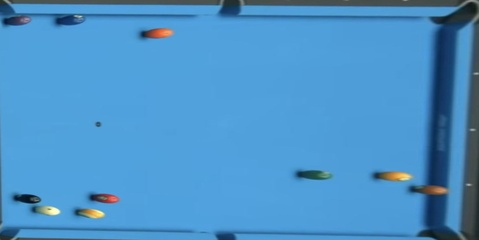
#> input picture deliever/output/top_view/106_png.rf.28ee53acf89d9e7f17b2fb26185597a0.jpg, 479 x 240 px, shrunk from 2478 x 1239 before the run
$ python -i main.py   (imports and definitions only)
#> lines starting #> are read from the running program, lines starting #| are printed output that depends on the picture; after the words box and inside, x2 and y2 are one past the last pixel; in counts of white or black regions, pixels touching at a corner belong together
#> further down, picture is the input picture: shape (240, 479, 3); mean B, G, R 200.3, 147.1, 75.5
import os
import sys
import json
import math
import argparse
import numpy as np
import cv2
from pathlib import Path
from collections import defaultdict, Counter


# =============================================================
# Ball label mappings
# =============================================================

BALL_LABEL_TO_NUMBER = {
    "cue": 0,
    "yellow_solid": 1,
    "blue_solid": 2,
    "red_solid": 3,
    "purple_solid": 4,
    "orange_solid": 5,
    "green_solid": 6,
    "maroon_solid": 7,
    "black": 8,
    "yellow_stripe": 9,
    "blue_stripe": 10,
    "red_stripe": 11,
    "purple_stripe": 12,
    "orange_stripe": 13,
    "green_stripe": 14,
    "maroon_stripe": 15,
}

REQUIRED_UNIQUE_LABELS = ["cue", "black"]
UNIQUE_PER_IMAGE = {"cue", "black"}

# =============================================================
# Optimized parameters (loaded from JSON, fallback hardcoded)
# =============================================================

OPTIMIZED_PARAMS = {
    "s1_artifact_black_ratio_min": 0.05000000,
    "s1_artifact_h_std_max": 5.00000000,
    "s1_artifact_score_penalty": -3.20000000,
    "s1_artifact_white_center_max": 0.02000000,
    "s1_black_black_ratio_min": 0.06000000,
    "s1_black_colour_ratio_min": 0.85000000,
    "s1_black_score_bonus": 2.00000000,
    "s1_black_v_std_min": 5.00000000,
    "s1_black_white_center_max": 0.04000000,
    "s1_cue_black_ratio_max": 0.00000000,
    "s1_cue_score_bonus": 3.00000000,
    "s1_cue_white_center_min": 0.65000000,
    "s1_cue_white_ratio_min": 0.10000000,
    "s1_dark_black_ratio_min": 0.20000000,
    "s1_dark_colour_ratio_min": 0.60000000,
    "s1_dark_score_bonus": 4.50000000,
    "s1_dark_v_std_min": 30.00000000,
    "s1_pos_colour_ratio_bonus": 0.10000000,
    "s1_pos_colour_ratio_min": 0.68000000,
    "s1_pos_h_std_good_bonus": 0.60000000,
    "s1_pos_h_std_good_min": 2.00000000,
    "s1_pos_h_std_vgood_bonus": 0.00000000,
    "s1_pos_h_std_vgood_min": 18.00000000,
    "s1_pos_v_std_good_bonus": 0.30000000,
    "s1_pos_v_std_good_min": 24.00000000,
    "s1_pos_v_std_vgood_bonus": 0.50000000,
    "s1_pos_v_std_vgood_min": 52.00000000,
    "s1_pos_white_center_bonus": 0.70000000,
    "s1_pos_white_center_min": 0.10000000,
    "s1_pos_white_ratio_bonus": 0.00000000,
    "s1_pos_white_ratio_min": 0.04000000,
    "s1_sus_black_ratio_pen": -0.50000000,
    "s1_sus_black_ratio_thr": 0.22000000,
    "s1_sus_center_minus_ring_pen": -0.40000000,
    "s1_sus_center_minus_ring_thr": 0.14000000,
    "s1_sus_h_std_low_penalty": -0.40000000,
    "s1_sus_h_std_low_thr": 10.00000000,
    "s1_sus_h_std_vlow_penalty": -1.20000000,
    "s1_sus_h_std_vlow_thr": 0.00000000,
    "s1_sus_sat_h_std_thr": 12.00000000,
    "s1_sus_sat_penalty": -0.80000000,
    "s1_sus_sat_thr": 205.00000000,
    "s1_sus_white_center_vlow_pen": -1.20000000,
    "s1_sus_white_center_vlow_thr": 0.01000000,
    "s1_sus_white_ratio_vlow_pen": -0.60000000,
    "s1_sus_white_ratio_vlow_thr": 0.01000000,
    "s1_suspect_score_thr": -0.80000000,
    "s1_uniform_black_ratio_max": 0.11000000,
    "s1_uniform_colour_ratio_min": 0.96000000,
    "s1_uniform_score_bonus": 1.00000000,
    "s1_uniform_v_std_min": 4.00000000,
    "s1_uniform_white_center_max": 0.03000000,
    "s1_uniform_white_ratio_max": 0.07000000,
    "s2_black_black_ratio_min": 0.14000000,
    "s2_black_v_median_max": 190.00000000,
    "s2_black_white_ratio_max": 0.16000000,
    "s2_blue_center": 105.00000000,
    "s2_blue_s_min": 125.00000000,
    "s2_blue_score_bias": 0.20000000,
    "s2_blue_tol": 12.00000000,
    "s2_blue_v_min": 110.00000000,
    "s2_chrom_colour_ratio_min": 0.55000000,
    "s2_chrom_s_min": 100.00000000,
    "s2_green_center": 76.00000000,
    "s2_green_s_min": 96.60000000,
    "s2_green_score_bias": -1.00000000,
    "s2_green_tol": 28.00000000,
    "s2_green_v_min": 70.70000000,
    "s2_manual_h_std_min": 1.00000000,
    "s2_manual_score_gap_min": 0.02000000,
    "s2_manual_unknown_penalty": 0.05000000,
    "s2_maroon_center": 17.00000000,
    "s2_maroon_s_min": 70.00000000,
    "s2_maroon_score_bias": 0.20000000,
    "s2_maroon_tol": 16.00000000,
    "s2_maroon_v_max": 150.00000000,
    "s2_orange_center": 12.00000000,
    "s2_orange_s_min": 85.00000000,
    "s2_orange_score_bias": 0.40000000,
    "s2_orange_tol": 8.00000000,
    "s2_orange_v_min": 180.00000000,
    "s2_purple_center": 113.00000000,
    "s2_purple_s_min": 55.00000000,
    "s2_purple_score_bias": 0.00000000,
    "s2_purple_tol": 21.00000000,
    "s2_purple_v_min": 85.00000000,
    "s2_red_center1": 8.00000000,
    "s2_red_center2": 175.00000000,
    "s2_red_s_min": 110.00000000,
    "s2_red_score_bias": -0.20000000,
    "s2_red_tol": 12.00000000,
    "s2_red_v_min": 135.00000000,
    "s2_white_black_ratio_max": 0.16000000,
    "s2_white_center_min": 0.10000000,
    "s2_white_center_ratio": 0.30000000,
    "s2_white_s_median_max": 80.00000000,
    "s2_white_v_p90_min": 210.00000000,
    "s2_white_white_ratio_min": 0.05000000,
    "s2_yellow_black_ratio_max": 0.00000000,
    "s2_yellow_center": 20.00000000,
    "s2_yellow_colour_ratio_min": 0.80000000,
    "s2_yellow_h_median_max": 100.00000000,
    "s2_yellow_s_min": 100.00000000,
    "s2_yellow_score_bias": -0.20000000,
    "s2_yellow_tol": 14.00000000,
    "s2_yellow_v_min": 120.00000000,
    "s2_yellow_white_ratio_hi": 0.26000000,
    "s2_yellow_white_ratio_lo": 0.35000000,
    "s3_center_ring_diff_coef": 1.60000000,
    "s3_purple_colour_ratio_thr": 0.76000000,
    "s3_purple_h_std_thr": 18.00000000,
    "s3_purple_solid_score": -3.50000000,
    "s3_purple_stripe_coef": 4.80000000,
    "s3_sigmoid_scale": 6.00000000,
    "s3_stripe_score_coef": 0,
    "s3_white_ratio_coef": 1.10000000,
    "s3_white_ratio_offset": 0.13000000,
    "s3_white_ratio_ring_thr": 0.01000000,
    "s4_strong_invalid_score_thr": -3.50000000,
    "s4_suspect_penalty": -1.50000000,
    "s4_w_base_conf": 0.60000000,
    "s4_w_final_conf": 3.00000000,
    "s4_w_type_conf": 0.30000000,
    "s4_w_validity_score": 0.80000000,
    "s4_weak_suspect_strength_thr": -1.00000000,
}

# =============================================================
# HSV colour range constants
# =============================================================

WHITE_LOW  = np.array([0,   0, 160], dtype=np.uint8)
WHITE_HIGH = np.array([179, 70, 255], dtype=np.uint8)
BLACK_LOW  = np.array([0,   0,   0], dtype=np.uint8)
BLACK_HIGH = np.array([179, 255, 55], dtype=np.uint8)

ROI_PAD = 2.0


# =============================================================
# Geometry helpers
# =============================================================

def order_corners(corners):
    """Order 4 corners as top-left, top-right, bottom-right, bottom-left."""
    corners = np.array(corners, dtype=np.float32)
    center  = corners.mean(axis=0)
    angles  = np.arctan2(corners[:, 1] - center[1], corners[:, 0] - center[0])
    order   = np.argsort(angles)
    corners = corners[order]
    # Rotate so top-left is first
    top_idx = np.argmin(corners[:, 0] + corners[:, 1])
    corners = np.roll(corners, -top_idx, axis=0)
    return corners


# =============================================================
# Stage 0a: table segmentation
# =============================================================

def segment_table(img):
    """Detect the billiard table cloth and return (mask, corners)."""
    hsv = cv2.cvtColor(img, cv2.COLOR_BGR2HSV)
#> hsv: shape (240, 479, 3); mean H, S, V 101.8, 157.6, 201

    blue_mask  = cv2.inRange(hsv, np.array([90,  80,  50]), np.array([130, 255, 255]))
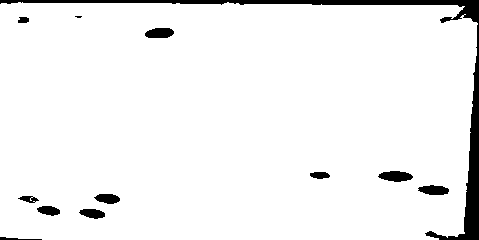
#> blue_mask: shape (240, 479); 94.9% white; 12 black regions (1 under 20 px), largest, box (x1, y1, x2, y2) and area: (0, 0, 479, 240) 4207, (378, 171, 413, 182) 279, (145, 28, 174, 38) 242
    green_mask = cv2.inRange(hsv, np.array([35,  80,  50]), np.array([ 85, 255, 255]))
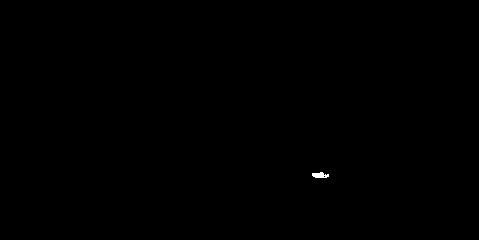
#> green_mask: shape (240, 479); 0.06% white; 1 white region, box (x1, y1, x2, y2) and area: (312, 172, 329, 178) 74
    mask = cv2.bitwise_or(blue_mask, green_mask)
#> mask: shape (240, 479); 95% white; 17 black regions (7 under 20 px)

    contours, _ = cv2.findContours(mask, cv2.RETR_EXTERNAL, cv2.CHAIN_APPROX_SIMPLE)
#> contours = 1 contour; box (x1, y1, x2, y2) and area: (0, 2, 478, 240) 109944
    if not contours:
        # Fallback: full image mask
        full = np.ones(img.shape[:2], dtype=np.uint8) * 255
        h, w = img.shape[:2]
        corners = np.array([[0, 0], [w, 0], [w, h], [0, h]], dtype=np.float32)
        return full, corners

    table_contour = max(contours, key=cv2.contourArea)
#> table_contour = contour of 183 points, box (x1, y1, x2, y2) (0, 2, 478, 240), area 109944
    epsilon = 0.02 * cv2.arcLength(table_contour, True)
#> epsilon = 30.57
    approx  = cv2.approxPolyDP(table_contour, epsilon, True)
#> approx = [[0, 4], [0, 236], [464, 233], [464, 6]]

    if len(approx) == 4:
        corners = approx.reshape(4, 2).astype(np.float32)
#> corners = [[0, 4], [0, 236], [464, 233], [464, 6]]
    else:
        rect    = cv2.minAreaRect(table_contour)
        corners = cv2.boxPoints(rect).astype(np.float32)

    corners    = order_corners(corners)
#> in order_corners, `center  = corners.mean(axis=0)`: center = [232, 119.8]
#> in order_corners, `angles  = np.arctan2(corners[:, 1] - center[1], corners[:, 0] - center..`: angles = [-2.68, 2.68, 0.454, -0.456]
#> in order_corners, `order   = np.argsort(angles)`: order = [0, 3, 2, 1]
#> in order_corners, `corners = corners[order]`: corners = [[0, 4], [464, 6], [464, 233], [0, 236]]
#> in order_corners, `top_idx = np.argmin(corners[:, 0] + corners[:, 1])`: top_idx = 0
#> corners = [[0, 4], [464, 6], [464, 233], [0, 236]]
    clean_mask = np.zeros(img.shape[:2], dtype=np.uint8)
    cv2.fillPoly(clean_mask, [corners.astype(np.int32)], 255)
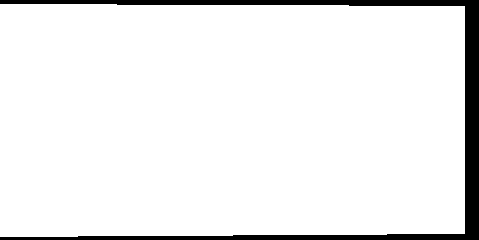
#> clean_mask: shape (240, 479); 93.2% white; 1 black region, box (x1, y1, x2, y2) and area: (0, 0, 479, 240) 7776

    return clean_mask, corners


# =============================================================
# Stage 0b: top-view warp
# =============================================================

# [326 lines left out: functions get_top_view, detect_balls, _build_inner_circle_mask, _compute_stripe_score, compute_patch_statistics, extract_ball_features and 1 more, not called in this run]


def circular_hue_diff(h1, h2):
    diff = abs(float(h1) - float(h2))
    return min(diff, 180.0 - diff)


# [603 lines left out: functions final_label_from_parts, predict_validity, apply_colour_rules, infer_ball_type_hint, score_colour_candidate, predict_base_colour and 10 more, not called in this run]

# [2 lines not run here, left out]

>>> import cv2
>>> picture = cv2.imread('output/top_view/106_png.rf.28ee53acf89d9e7f17b2fb26185597a0.jpg')
>>> result = segment_table(picture)

$ run again, on deliever/output/top_view/115_png.rf.ed51d53dd5c384b1f26a2b6ece52ad69.jpg
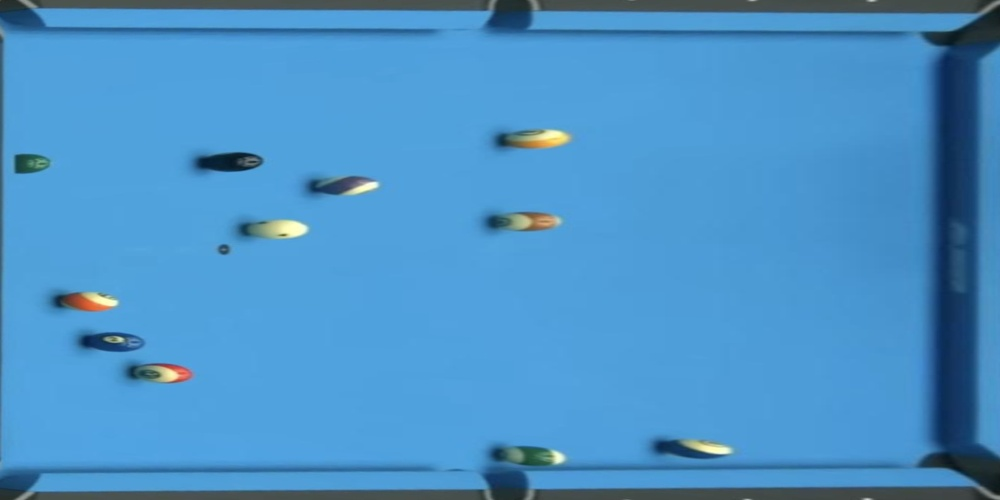
#> input picture deliever/output/top_view/115_png.rf.ed51d53dd5c384b1f26a2b6ece52ad69.jpg, 1000 x 500 px, shrunk from 2496 x 1248 before the run
#> picture is the input picture: shape (500, 1000, 3); mean B, G, R 199.9, 146.8, 74.8
#> hsv: shape (500, 1000, 3); mean H, S, V 101.6, 158.1, 200.5
#> in segment_table, `blue_mask  = cv2.inRange(hsv, np.array([90,  80,  50]), np.array([130,..`:
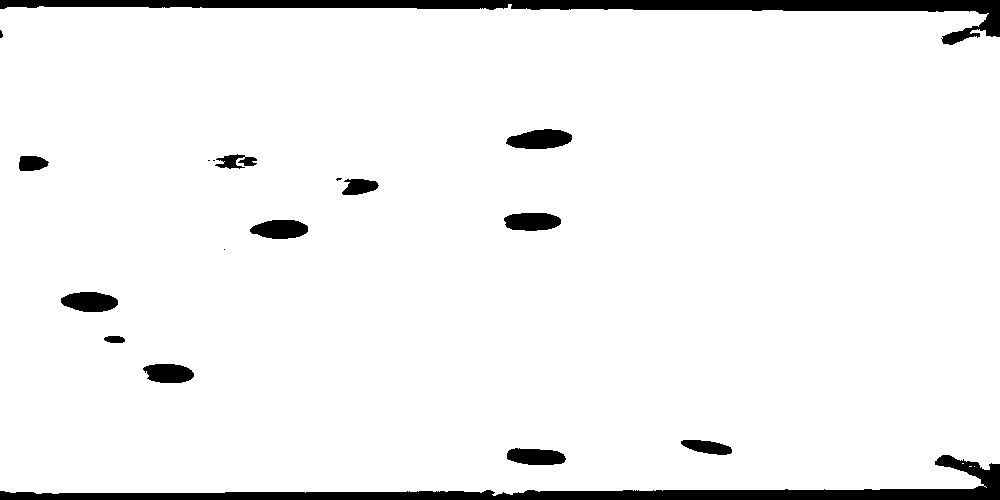
#> blue_mask: shape (500, 1000); 94.7% white; 18 black regions (5 under 20 px), largest, box (x1, y1, x2, y2) and area: (0, 0, 1000, 45) 9815, (0, 455, 1000, 500) 9708, (506, 129, 572, 149) 984
#> green_mask: shape (500, 1000); 0.15% white; 21 white regions (19 under 20 px), largest, box (x1, y1, x2, y2) and area: (514, 449, 553, 465) 404, (21, 157, 48, 171) 292
#> mask: shape (500, 1000); 94.9% white; 34 black regions (20 under 20 px)
#> contours = 4 contours, 3 with area under 20; largest, box (x1, y1, x2, y2) and area: (0, 4, 1000, 496) 478862
#> table_contour = contour of 398 points, box (x1, y1, x2, y2) (0, 4, 1000, 496), area 478862
#> epsilon = 65.61
#> approx = [[988, 13], [0, 9], [0, 490], [986, 487]]
#> center = [493.5, 249.8]
#> angles = [-0.447, -2.69, 2.69, 0.449]
#> order = [1, 0, 3, 2]
#> in order_corners, `corners = corners[order]`: corners = [[0, 9], [988, 13], [986, 487], [0, 490]]
#> top_idx = 0
#> in segment_table, `corners    = order_corners(corners)`: corners = [[0, 9], [988, 13], [986, 487], [0, 490]]
#> in segment_table, `cv2.fillPoly(clean_mask, [corners.astype(np.int32)], 255)`:
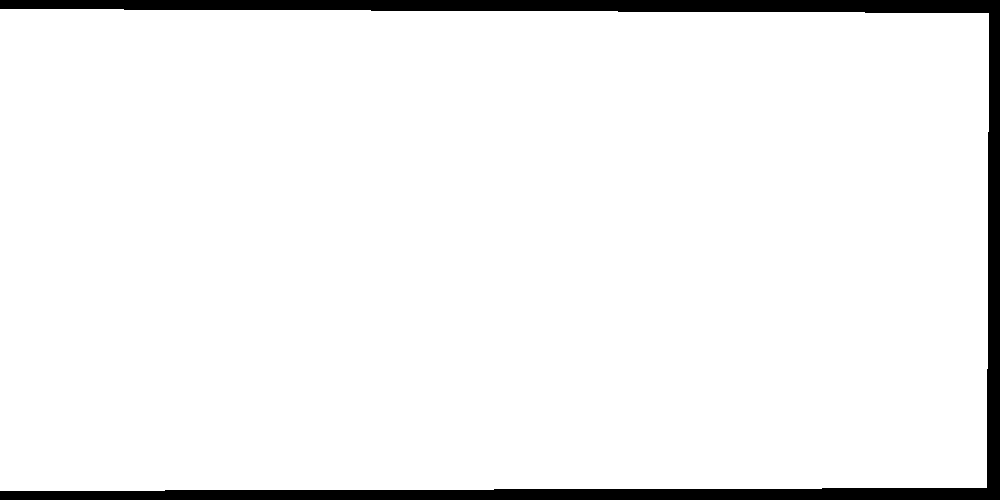
#> clean_mask: shape (500, 1000); 94.6% white; 1 black region, box (x1, y1, x2, y2) and area: (0, 0, 1000, 500) 27241

$ run again, on deliever/output/top_view/117_png.rf.8cc2251ee5c44b6bd3734b39795c7cc9.jpg
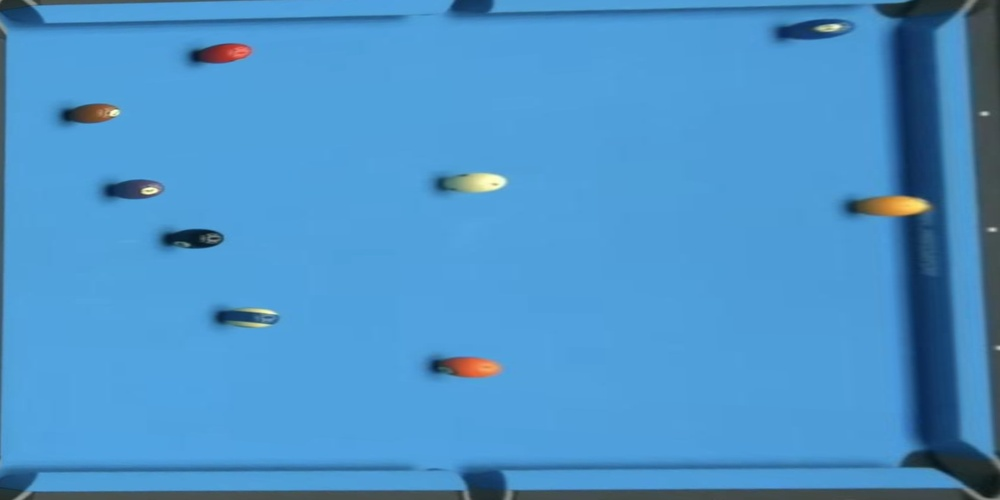
#> input picture deliever/output/top_view/117_png.rf.8cc2251ee5c44b6bd3734b39795c7cc9.jpg, 1000 x 500 px, shrunk from 2490 x 1245 before the run
#> picture is the input picture: shape (500, 1000, 3); mean B, G, R 201.8, 147.9, 75.6
#> hsv: shape (500, 1000, 3); mean H, S, V 101.9, 158.6, 202.5
#> in segment_table, `blue_mask  = cv2.inRange(hsv, np.array([90,  80,  50]), np.array([130,..`:
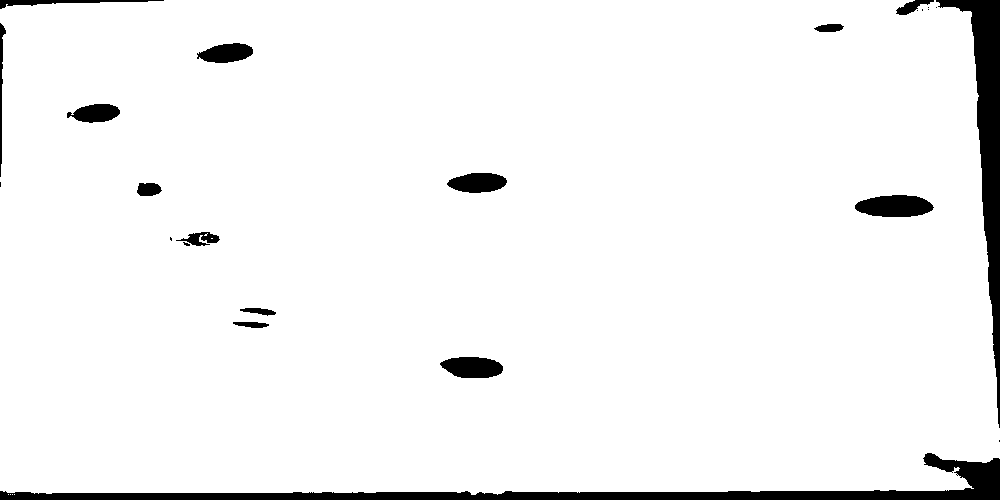
#> blue_mask: shape (500, 1000); 95.3% white; 24 black regions (9 under 20 px), largest, box (x1, y1, x2, y2) and area: (0, 453, 1000, 500) 9410, (936, 0, 1000, 428) 6864, (855, 195, 934, 217) 1354
#> green_mask: shape (500, 1000); 0% white in thin lines or dots, all inside (x1, y1, x2, y2) = (17, 0, 465, 325)
#> mask: shape (500, 1000); 95.3% white; 24 black regions (9 under 20 px)
#> contours = 6 contours, 5 with area under 20; largest, box (x1, y1, x2, y2) and area: (0, 0, 1000, 495) 481028
#> table_contour = contour of 410 points, box (x1, y1, x2, y2) (0, 0, 1000, 495), area 481028
#> epsilon = 63.85
#> approx = [[0, 9], [0, 490], [999, 458], [970, 11]]
#> center = [492.2, 242]
#> angles = [-2.7, 2.67, 0.403, -0.45]
#> order = [0, 3, 2, 1]
#> in order_corners, `corners = corners[order]`: corners = [[0, 9], [970, 11], [999, 458], [0, 490]]
#> top_idx = 0
#> in segment_table, `corners    = order_corners(corners)`: corners = [[0, 9], [970, 11], [999, 458], [0, 490]]
#> in segment_table, `cv2.fillPoly(clean_mask, [corners.astype(np.int32)], 255)`:
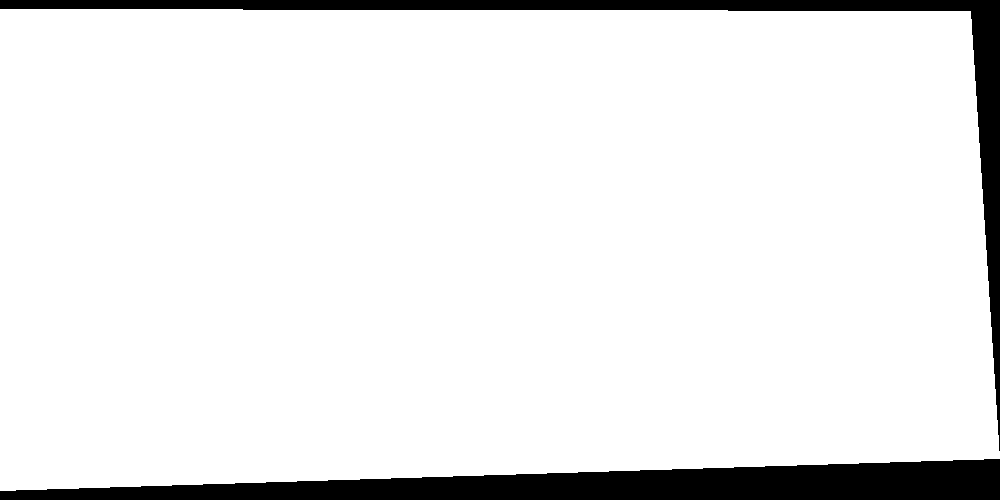
#> clean_mask: shape (500, 1000); 91.7% white; 2 black regions, box (x1, y1, x2, y2) and area: (0, 459, 1000, 500) 25000, (0, 0, 1000, 451) 16525
